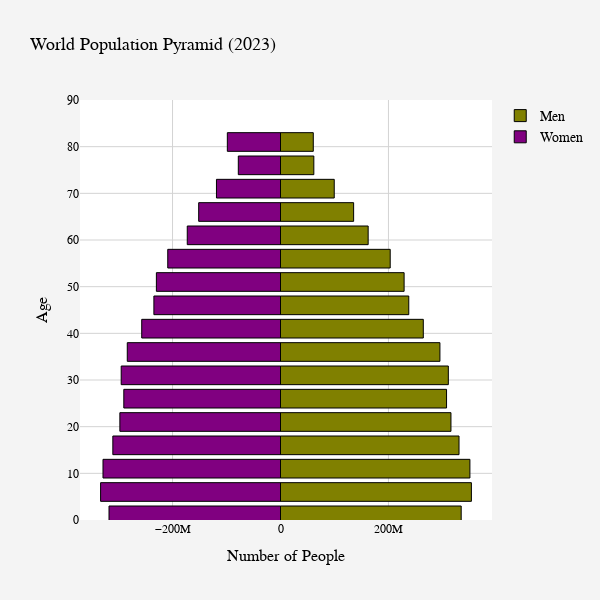

Notebook source saved alongside this figure:
### Code cell
# Creating a population pyramid of the world
py.init_notebook_mode(connected=True)

layout_world1 = go.Layout(
    title="World Population Pyramid (2023)",
    title_font=dict(size=18, color='black'),
    barmode='overlay',
    width=600,
    height=600,
    paper_bgcolor='#f4f4f4',
    plot_bgcolor='#ffffff',
    font=dict(family="Arial, sans-serif", size=14, color="black"),
    xaxis=dict(
        title='Number of People',
        title_font=dict(size=16),
        tickfont=dict(size=12),
        gridcolor='lightgray'
    ),
    yaxis=dict(
        range=[0, 90],
        title='Age',
        title_font=dict(size=16),
        tickfont=dict(size=12),
        gridcolor='lightgray'
    ),
    showlegend=True
)

bins_world1 = [go.Bar(x = world.loc[str(2023),:].filter(regex="Male").values,
               y = [int(s[:2])+1 for s in ages],
               orientation='h',
               name='Men',
               marker=dict(color='olive', line=dict(color='black', width=1)),
               hoverinfo='skip'
               ),

        go.Bar(x = -world.loc[str(2023),:].filter(regex="Female").values,
               y=[int(s[:2])+1 for s in ages],
               orientation='h',
               name='Women',
               marker=dict(color='purple', line=dict(color='black', width=1)),
               hoverinfo='skip',
               )
        ]

py.iplot(dict(data=bins_world1, layout=layout_world1))

### Figure 1 — Plotly figure (JSON) as saved in the notebook; plotly's stock layout.template omitted (floating-point values rounded to 4 significant figures)
{"data": [{"hoverinfo": "skip", "marker": {"color": "olive", "line": {"color": "black", "width": 1}}, "name": "Men", "orientation": "h", "type": "bar", "x": [334765288, 353677898, 350908323, 330734289, 315810689, 307639362, 310933348, 295368359, 264576185, 237668148, 229011272, 203254223, 162420898, 135500657, 99573175, 61764493, 60745503], "y": [1, 6, 11, 16, 21, 26, 31, 36, 41, 46, 51, 56, 61, 66, 71, 76, 81]}, {"hoverinfo": "skip", "marker": {"color": "purple", "line": {"color": "black", "width": 1}}, "name": "Women", "orientation": "h", "type": "bar", "x": [-317720103, -333286965, -328854130, -310627065, -297607203, -290279991, -295121795, -283877044, -257096669, -234564251, -229951766, -208886865, -172758277, -151572611, -118632451, -78182123, -98504674], "y": [1, 6, 11, 16, 21, 26, 31, 36, 41, 46, 51, 56, 61, 66, 71, 76, 81]}], "layout": {"barmode": "overlay", "font": {"color": "black", "family": "Arial, sans-serif", "size": 14}, "height": 600, "paper_bgcolor": "#f4f4f4", "plot_bgcolor": "#ffffff", "showlegend": true, "title": {"font": {"color": "black", "size": 18}, "text": "World Population Pyramid (2023)"}, "width": 600, "xaxis": {"gridcolor": "lightgray", "tickfont": {"size": 12}, "title": {"font": {"size": 16}, "text": "Number of People"}}, "yaxis": {"gridcolor": "lightgray", "range": [0, 90], "tickfont": {"size": 12}, "title": {"font": {"size": 16}, "text": "Age"}}}}
